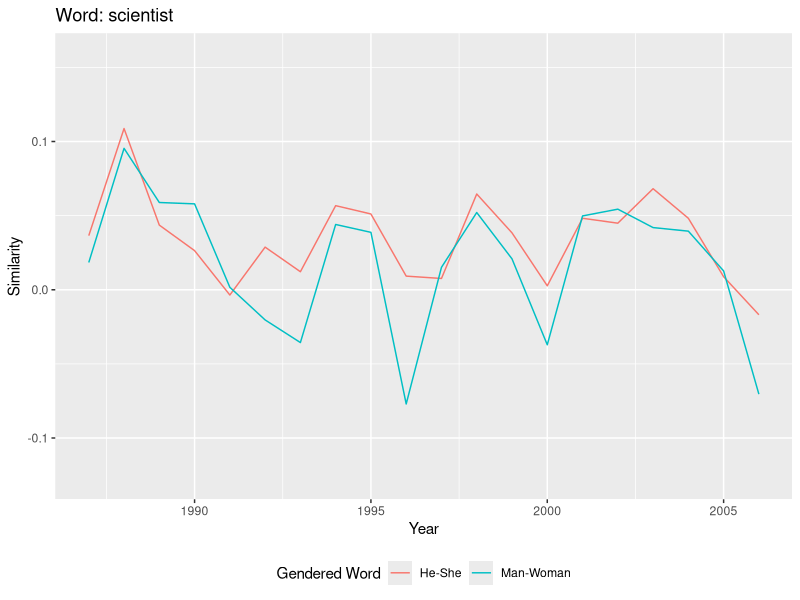
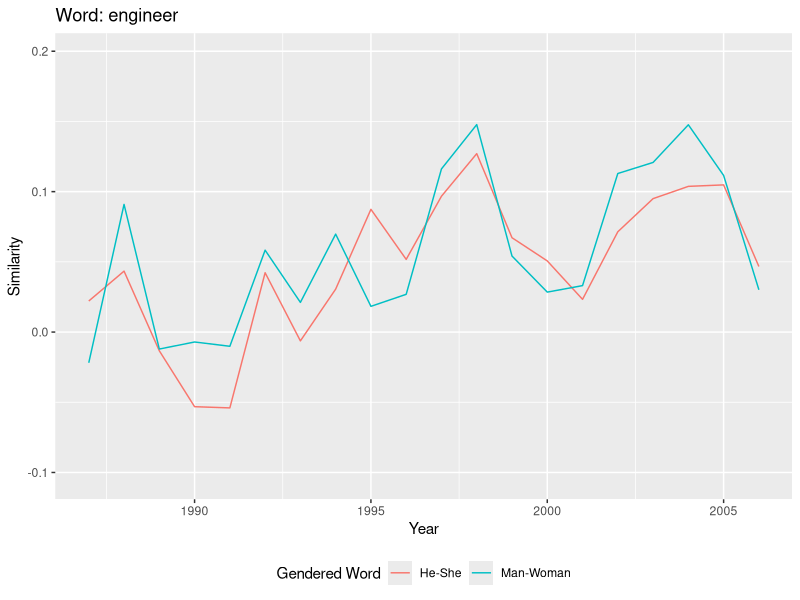
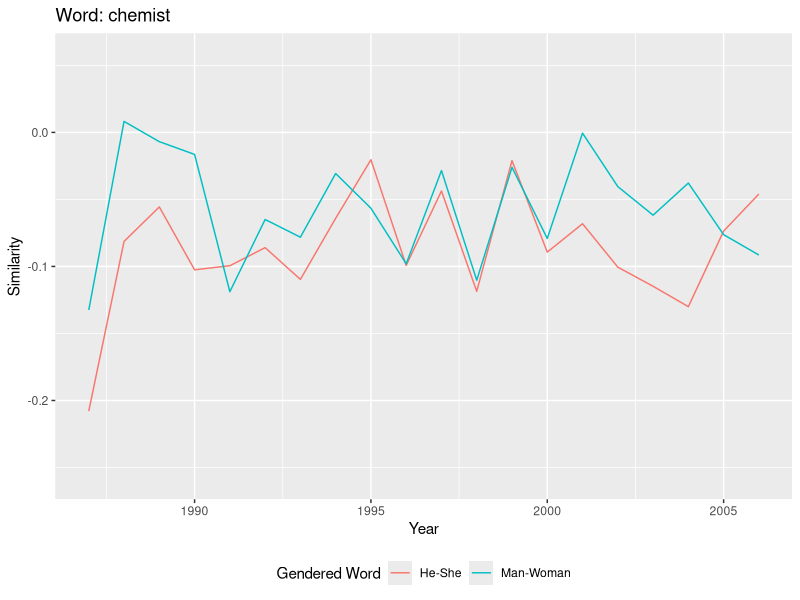
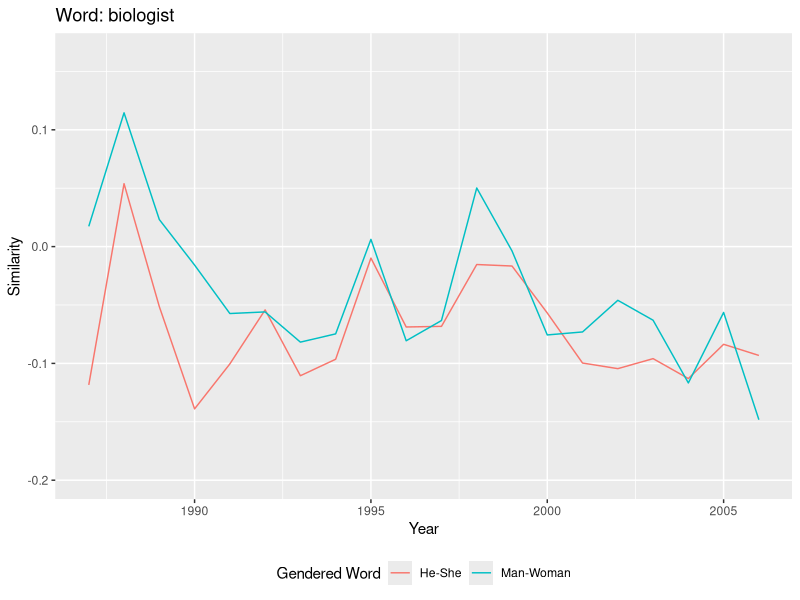
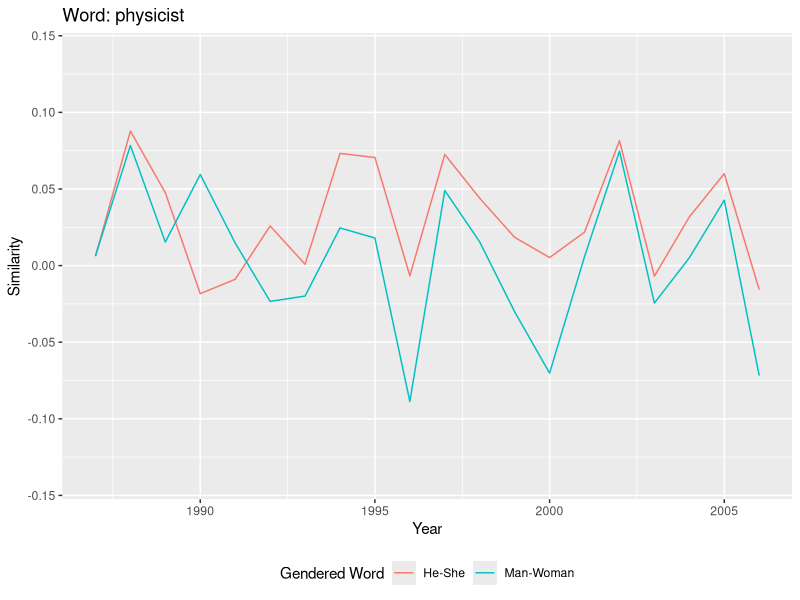
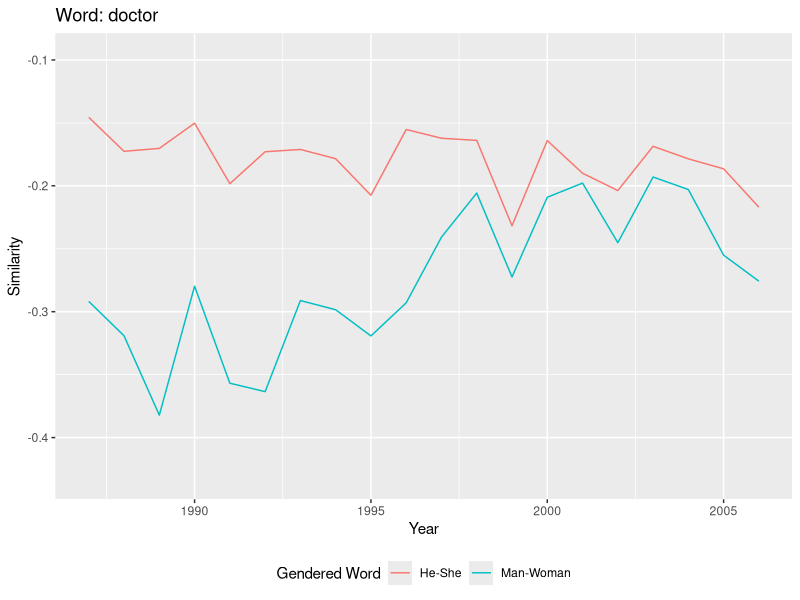
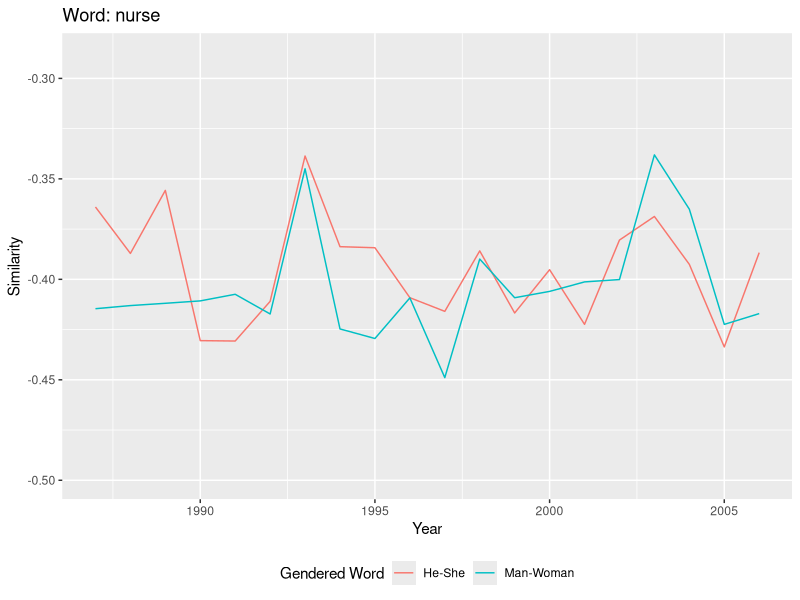
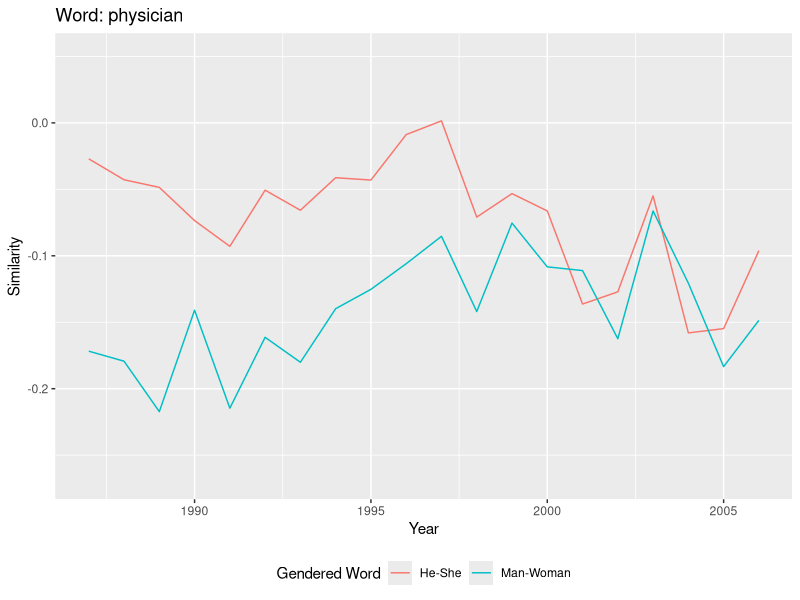

The R source for these figures, in order: (Note: this script raises an error after producing the figures.)
library(tidyr)
library(dplyr)
library(ggplot2)
library(ggrepel)

w2v_df <- read.csv("projections.tsv", sep="\t")

# OVER TIME #
#############
words <- unique(w2v_df$word)
for (w in words) {
  w2v_word_df <- filter(w2v_df, word == w)
  ggplot(w2v_word_df, aes(x = year, y = similarity, colour = word_diff, group = word_diff)) +
               geom_line() +
               labs(x = "Year", y = "Similarity", colour = "Gendered Word", title = paste0("Word: ", w)) +
               theme(legend.position = 'bottom') +
               ylim(min(w2v_word_df$similarity)-0.05,max(w2v_word_df$similarity)+0.05)
  ggsave(paste0("./Plots/Word",w,"OT.png"))
}

# OVER TIME - AVG #
###################
w2v_avg_df <- group_by(w2v_df, year, topic, word_diff) %>%
                  summarise(avg_word_sim = mean(similarity))
topics <- unique(w2v_sim_df$topic)
for (t in topics) {
  w2v_topic_df <- filter(w2v_avg_df, topic == t)
  ggplot(w2v_topic_df, aes(x = year, y = avg_word_sim, colour = word_diff, group = word_diff)) +
          geom_line() +
          labs(x = "Year", y = "Similarity", colour = "Gendered Word", title = paste0("Topic: ", t)) +
          theme(legend.position = 'bottom') +
          ylim(min(w2v_topic_df$avg_word_sim)-0.05,max(w2v_topic_df$avg_word_sim)+0.05) 
  ggsave(paste0("./Plots/Topic",t,"OT.png"))
}
